Frame 1 (no input): blank canvas, image omitted
Frame 60 (no input): blank canvas, image omitted
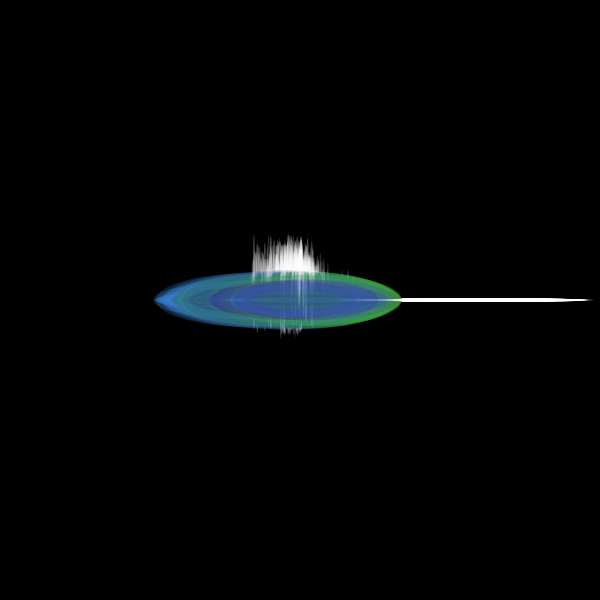
Frame 120 (the mouse pressed at the canvas centre since frame 60)

The p5.js sketch whose frames 1 and 60 were blank and that drew this single picture after the mouse press (run headless with seeded random() and noise() and a simulated clock; from frame 60 on, the mouse is pressed at the canvas centre):

// p5.js sketch
// ── sketch.js
//credit: learn from example code from Noc W2 by Professor Moon

let lls = []; //lotus leaf
let lfs = []; //lotus flower
let fish = []; //fish

function setup() {
  createCanvas(600, 600);
  background(0);
}

function draw() {
  // generate
  if (mouseIsPressed) {
    lls.push(new LL(mouseX, mouseY, random(50, 200)));
  }
  if (keyIsPressed && key === "f") {
    lfs.push(new LF(mouseX, mouseY));
    fish.push(new SH());
  }

  for (let i = 0; i < lls.length; i++) {
    let l = lls[i];
    l.move();
    l.reappear();
    l.checkEdges();
    l.display();
  }
  for (let i = 0; i < lfs.length; i++) {
    let f = lfs[i];
    f.move();
    f.display();
    f.bounce();
  }
  for (let i = 0; i < fish.length; i++) {
    let s = fish[i];
    s.move();
    s.display();
    s.bounce();
    if (keyIsPressed && key === "s") {
      s.speedUp();
  }
  }
  // limit
  //ll
  while (lls.length > 1200) {
    lls.splice(0, 1); // (index, howMany)
  }
  //lf
  while (lfs.length > 12) {
    lfs.splice(0, 1);
  }
  //fish
  while (fish.length > 12) {
    fish.splice(0, 1);
  }

  // control: if the particle is done, let's remove it!
  // FLIP the FOR LOOP!
  //ll
  for (let i = lls.length - 1; i >= 0; i--) {
    let l = lls[i];
    if (l.isDone) {
      lls.splice(i, 1); // (index, howMany)
    }
  }
  //lf
  for (let i = lfs.length - 1; i >= 0; i--) {
    let f = lfs[i];
    if (f.isDone) {
      lfs.splice(i, 1);
    }
  }
  //fish
  for (let i = fish.length - 1; i >= 0; i--) {
    let s = fish[i];
    if (s.isDone) {
      fish.splice(i, 1);
    }
  }

  // display the number of the particles
  //ll
  //text(lls.length, 10, 20);
  //lf
  //text(lfs.length, 580, 580);
  //fish
  //text(fish.length, 10, 580);
}

//ll
class LL {
  constructor(x, y, dia) {
    this.pos = createVector(x, y);
    this.vel = createVector(random(-1, 1), 0);
    this.dia = dia;
    //
    this.r = random(60 - mouseY * 0.1, 100 - mouseY * 0.1);
    this.g = random(mouseY * 0.1 + 160);
    this.b = random(0, 240);
    this.a = random(30, 80);
    //
    this.isDone = false;
  }
  move() {
    this.pos.add(this.vel); // pos += vel
  }
  reappear() {
    if (this.pos.x < 0) {
      this.pos.x = width;
    } else if (this.pos.x > width) {
      this.pos.x = 0;
    }
    if (this.pos.y < 0) {
      this.pos.y = height;
    } else if (this.pos.y > height) {
      this.pos.y = 0;
    }
  }
  checkEdges() {
    if (this.pos.x < 0 || this.pos.x > width) {
      this.isDone = true;
    }
    if (this.pos.y < 0 || this.pos.y > height) {
      this.isDone = true;
    }
  }
  display() {
    push();
    translate(this.pos.x, this.pos.y);
    noStroke();
    fill(this.r, this.g, this.b, this.a);
    ellipse(0, 0, this.dia, this.dia * random(0.03, 0.3));
    fill(255, this.a);
    ellipse(
      this.dia,
      0,
      this.dia * random(0.5, 1),
      this.dia * random(0.01, 0.02)
    );
    ellipse(
      0,
      -this.dia * random(0.05, 0.1),
      this.dia * random(0.01, 0.02),
      this.dia * random(0.05, 0.5)
    );
    pop();
  }
}

//lf
class LF {
  constructor(x, y) {
    this.x = x;
    this.y = y;
    //
    this.xSpd = random(-0.2, 0.2);
    this.ySpd = random(-0.2, 0.2);
    this.vel = createVector(random(-0.2, 0.2), random(-0.2, 0.2));
    //
    this.dia1 = random(0.8, 1.5);
    this.dia2 = random(0.8, 1.5);
    //
    this.r = random(230, 255);
    this.g = random(210, 240);
    this.b = random(220, 255);
    this.a = random(50, 90);
    //
    this.isDone = false;
    //
    this.rotationAngle = 0;
    //
    this.rotationSpeed = random(-0.5, 0.5);
    //
  }
  bounce() {
    if (this.x < 0) {
      this.x = 0;
      this.xSpd = this.xSpd * -1;
      this.rotationAngle *= -0.8;
    } else if (this.x > width) {
      this.x = width;
      this.xSpd = this.xSpd * -1;
      this.rotationAngle *= -0.8;
    }
    if (this.y < 0) {
      this.y = 0;
      this.ySpd = this.ySpd * -1;
      this.rotationAngle *= -0.8;
    } else if (this.y > height) {
      this.y = height;
      this.ySpd = this.ySpd * -1;
      this.rotationAngle *= -0.8;
    }
  }
  move() {
    this.x += this.xSpd;
    this.y += this.ySpd;

    if (this.rotationAngle > -5 && this.rotationAngle < 5) {
      this.rotationAngle = this.rotationAngle + this.rotationSpeed;
    } else {
      this.rotationSpeed *= -1;
    }
  }
  display() {
    push();
    translate(this.x, this.y);
    rotate(radians(this.rotationAngle - 110));
    noStroke();
    fill(
      this.r * 0.5,
      this.g * random(0.7, 1),
      this.b * random(0.7, 1),
      this.a
    );
    scale(0.3 * this.dia1, 0.4 * this.dia2);
    beginShape();
    curveVertex(-25, -110);
    curveVertex(-25, -110);
    curveVertex(-55, -25);
    curveVertex(-45, 10);
    curveVertex(-5, 10);
    curveVertex(5, -25);
    curveVertex(-25, -110);
    curveVertex(-25, -110);
    endShape();
    pop();

    push();
    translate(this.x, this.y);
    rotate(radians(this.rotationAngle + 110));
    noStroke();
    fill(
      this.r * 0.5,
      this.g * random(0.5, 0.7),
      this.b * random(0.5, 0.6),
      this.a
    );
    scale(0.3 * this.dia1, 0.4 * this.dia2);
    beginShape();
    curveVertex(25, -110);
    curveVertex(25, -110);
    curveVertex(-5, -25);
    curveVertex(5, 10);
    curveVertex(45, 10);
    curveVertex(55, -25);
    curveVertex(25, -110);
    curveVertex(25, -110);
    endShape();
    pop();

    push();
    translate(this.x, this.y);
    rotate(radians(this.rotationAngle));
    noStroke();
    fill(this.r, this.g, this.b, this.a);
    scale(0.6 * this.dia1, 0.5 * this.dia2);
    beginShape();
    curveVertex(0, -100);
    curveVertex(0, -100);
    curveVertex(-30, -15);
    curveVertex(-20, 20);
    curveVertex(20, 20);
    curveVertex(30, -15);
    curveVertex(0, -100);
    curveVertex(0, -100);
    endShape();
    scale(0.5, 0.8);
    fill(this.r, this.g - 30, this.b - 30, this.a + 10);
    beginShape();
    curveVertex(0, -100);
    curveVertex(0, -100);
    curveVertex(-30, -15);
    curveVertex(-20, 20);
    curveVertex(20, 20);
    curveVertex(30, -15);
    curveVertex(0, -100);
    curveVertex(0, -100);
    endShape();
    pop();

    push();
    translate(this.x, this.y);
    rotate(radians(this.rotationAngle - 54));
    noStroke();
    fill(this.r, this.g, this.b, this.a);
    scale(0.6 * this.dia1, 0.5 * this.dia2);
    beginShape();
    curveVertex(-5, -110);
    curveVertex(-5, -110);
    curveVertex(-35, -25);
    curveVertex(-25, 10);
    curveVertex(15, 10);
    curveVertex(25, -25);
    curveVertex(-5, -110);
    curveVertex(-5, -110);
    endShape();
    scale(0.5, 0.8);
    fill(this.r, this.g - 30, this.b - 30, this.a + 10);
    beginShape();
    curveVertex(-5, -110);
    curveVertex(-5, -110);
    curveVertex(-35, -25);
    curveVertex(-25, 10);
    curveVertex(15, 10);
    curveVertex(25, -25);
    curveVertex(-5, -110);
    curveVertex(-5, -110);
    endShape();
    pop();

    push();
    translate(this.x, this.y);
    rotate(radians(this.rotationAngle + 54));
    noStroke();
    fill(this.r, this.g, this.b, this.a);
    scale(0.6 * this.dia1, 0.5 * this.dia2);
    beginShape();
    curveVertex(5, -110);
    curveVertex(5, -110);
    curveVertex(-25, -25);
    curveVertex(-15, 10);
    curveVertex(25, 10);
    curveVertex(35, -25);
    curveVertex(5, -110);
    curveVertex(5, -110);
    endShape();
    scale(0.5, 0.8);
    fill(this.r, this.g - 30, this.b - 30, this.a + 10);
    beginShape();
    curveVertex(5, -110);
    curveVertex(5, -110);
    curveVertex(-25, -25);
    curveVertex(-15, 10);
    curveVertex(25, 10);
    curveVertex(35, -25);
    curveVertex(5, -110);
    curveVertex(5, -110);
    endShape();
    pop();

    push();
    translate(this.x, this.y);
    rotate(radians(this.rotationAngle - 81));
    noStroke();
    fill(this.r, this.g, this.b, this.a);
    scale(0.3 * this.dia1, 0.4 * this.dia2);
    beginShape();
    curveVertex(-25, -110);
    curveVertex(-25, -110);
    curveVertex(-55, -25);
    curveVertex(-45, 10);
    curveVertex(-5, 10);
    curveVertex(5, -25);
    curveVertex(-25, -110);
    curveVertex(-25, -110);
    endShape();
    pop();

    push();
    translate(this.x, this.y);
    rotate(radians(this.rotationAngle + 81));
    noStroke();
    fill(this.r, this.g, this.b, this.a);
    scale(0.3 * this.dia1, 0.4 * this.dia2);
    beginShape();
    curveVertex(25, -110);
    curveVertex(25, -110);
    curveVertex(-5, -25);
    curveVertex(5, 10);
    curveVertex(45, 10);
    curveVertex(55, -25);
    curveVertex(25, -110);
    curveVertex(25, -110);
    endShape();
    pop();

    push();
    translate(this.x, this.y);
    rotate(radians(this.rotationAngle));
    scale(0.6 * this.dia1);
    noStroke();
    fill(this.r, 0, 0, this.a);
    circle(0, 20, 7);
    rotate(radians(-30));
    circle(0, 20, 5);
    rotate(radians(60));
    circle(0, 20, 5);
    pop();
  }
}

//fish
class SH {
  constructor(x, y) {
    do {
      this.x = mouseX + random(-40, 40);
      this.y = mouseY + random(-40, 40);
    } while (
      this.x > mouseX - 20 &&
      this.x < mouseX + 20 &&
      this.y > mouseY - 20 &&
      this.y < mouseY + 20
    );
    //
    this.vel = createVector(random(-0.2, 0.2), random(-0.2, 0.2));
    this.speed = random(1, 1.5);
    //
    this.a = random(0, 20);
    this.a = this.a++;
    //
    this.isDone = false;
  }
  bounce() {
    if (this.x < 0) {
      this.x = 0;
      this.vel.x = abs(this.vel.x);
    } else if (this.x > width) {
      this.x = width;
      this.vel.x = -abs(this.vel.x);
    }
    if (this.y < 0) {
      this.y = 0;
      this.vel.y = abs(this.vel.y);
    } else if (this.y > height) {
      this.y = height;
      this.vel.y = -abs(this.vel.y);
    }
  }
  move() {
    this.x += this.vel.x * this.speed;
    this.y += this.vel.y * this.speed;
    this.bounce();
  }
  speedUp() {
    this.speed *= 1.05;
  }
  display() {
    push();
    translate(this.x, this.y);
    rotate(this.vel.heading());
    noStroke();
    fill(255, 0, 0, this.a);
    scale(random(1, 2));
    ellipse(0, 0, 15, 6);
    triangle(-6, 0, -12, -3, -12, 3);
    pop();
  }
}
